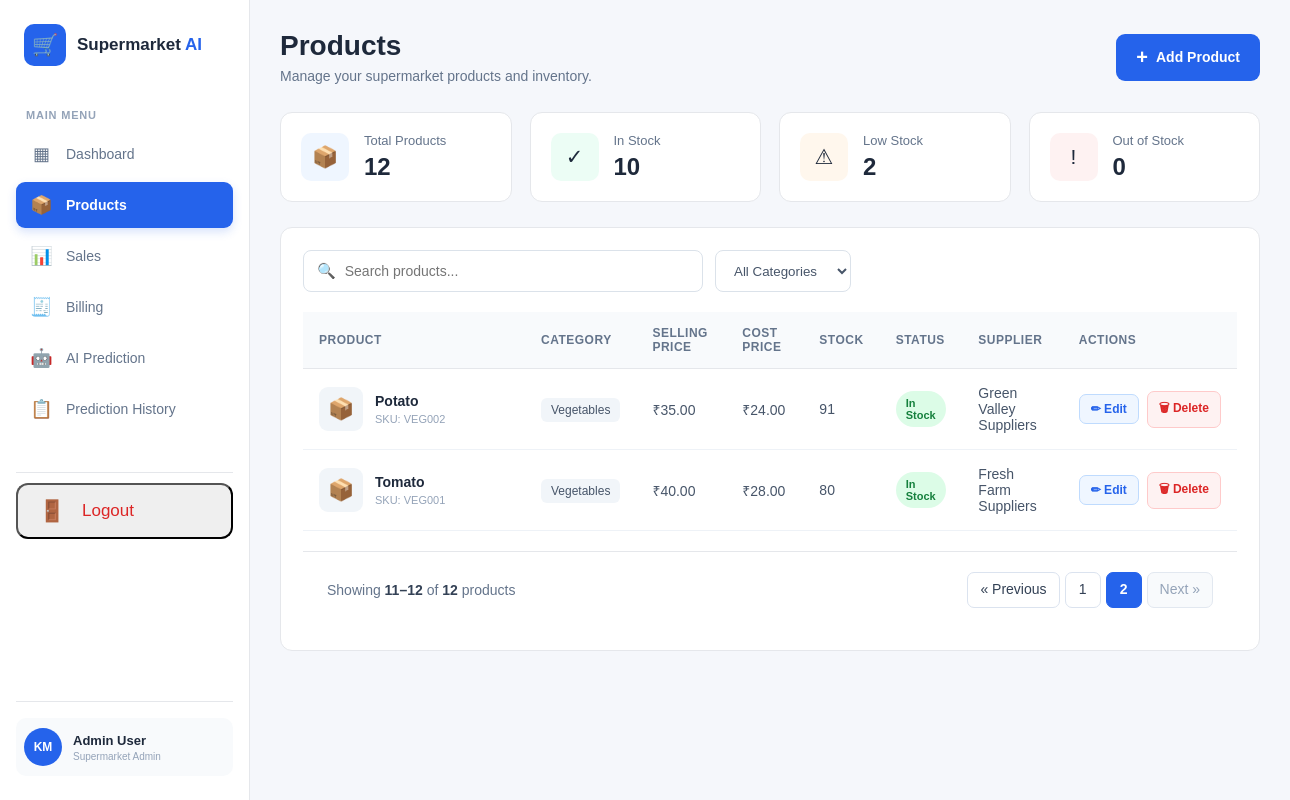
The page /products/?page=2&search=&category= (signed in) on the database its author committed.
### store/models.py (models this page shows, shortened)
class Product(models.Model):
    CATEGORY_CHOICES = [
        ("Vegetables", "Vegetables"),
        ("Dairy", "Dairy"),
        ("Grocery", "Grocery"),
        ("Bakery", "Bakery"),
        ("Beverages", "Beverages"),
        ("Snacks", "Snacks"),
        ("Personal Care", "Personal Care"),
        ("Household", "Household"),
    ]
    name = models.CharField(max_length=100)
    sku = models.CharField(max_length=50, unique=True)
    category = models.CharField(
        max_length=50,
        choices=CATEGORY_CHOICES
    )
    price = models.DecimalField(
        max_digits=10,
        decimal_places=2,
        validators=[MinValueValidator(Decimal("0.00"))]
    )
    cost_price = models.DecimalField(
        max_digits=10,
        decimal_places=2,
        default=Decimal("0.00"),
        validators=[MinValueValidator(Decimal("0.00"))]
    )
    stock = models.PositiveIntegerField(default=0)
    min_stock = models.PositiveIntegerField(default=10)
    supplier = models.CharField(max_length=100, blank=True)
    created_at = models.DateTimeField(auto_now_add=True)
    updated_at = models.DateTimeField(auto_now=True)

### store/views.py (the view)
# urls.py: path("products/", views.products, name="products"),
@admin_required
def products(request):
    product_list = Product.objects.all().order_by("-created_at")
    search_query = request.GET.get("search", "").strip()
    selected_category = request.GET.get("category", "").strip()
    if search_query:
        product_list = product_list.filter(
            Q(name__icontains=search_query) | Q(sku__icontains=search_query)
        )
    valid_categories = [value for value, label in Product.CATEGORY_CHOICES]
    if selected_category in valid_categories:
        product_list = product_list.filter(category=selected_category)
    else:
        selected_category = ""
    all_products = Product.objects.all()
    paginator = Paginator(product_list, 10)
    page_obj = paginator.get_page(request.GET.get("page"))
    return render(request, "products.html", {
        "products": page_obj.object_list,
        "page_obj": page_obj,
        "paginator": paginator,
        "categories": valid_categories,
        "selected_category": selected_category,
        "search_query": search_query,
        "total_products": all_products.count(),
        "in_stock": all_products.filter(stock__gt=F("min_stock")).count(),
        "low_stock": all_products.filter(stock__gt=0, stock__lte=F("min_stock")).count(),
        "out_of_stock": all_products.filter(stock=0).count(),
    })

### store/templates/products.html (shortened to what this page needs)
{% load static %}
<!DOCTYPE html>
<html lang="en">
<head>
    <link rel="stylesheet"
          href="{% static 'css/products.css' %}">
</head>
<body>
<div class="page-layout">
    {% include 'sidebar.html' %}
    <main class="main-content">
        <header class="top-header">
            <div>
                <h1>
                    Products
                </h1>
                <p>
                    Manage your supermarket products and inventory.
                </p>
            </div>
            <button
                type="button"
                class="add-product-btn"
                onclick="openAddModal()">
                <span>+</span>
                Add Product
            </button>
        </header>
        <section class="summary-section">
            <div class="summary-card">
                <div class="summary-icon blue">
                    📦
                </div>
                <div>
                    <p>
                        Total Products
                    </p>
                    <h2 id="totalProducts">
                        {{ total_products }}
                    </h2>
                </div>
            </div>
            <div class="summary-card">
                <div class="summary-icon green">
                    ✓
                </div>
                <div>
                    <p>
                        In Stock
                    </p>
                    <h2 id="inStock">
                        {{ in_stock }}
                    </h2>
                </div>
            </div>
            <div class="summary-card">
                <div class="summary-icon orange">
                    ⚠
                </div>
                <div>
                    <p>
                        Low Stock
                    </p>
                    <h2 id="lowStock">
                        {{ low_stock }}
                    </h2>
                </div>
            </div>
            <div class="summary-card">
                <div class="summary-icon red">
                    !
                </div>
                <div>
                    <p>
                        Out of Stock
                    </p>
                    <h2 id="outOfStock">
                        {{ out_of_stock }}
                    </h2>
                </div>
            </div>
        </section>
        <section class="products-section">
            <div class="product-toolbar">
                <div class="search-box">
                    <span>
                        🔍
                    </span>
                    <input
                        type="text"
                        id="searchInput"
                        placeholder="Search products..."
                        onkeyup="filterProducts()">
                </div>
                <select
                    id="categoryFilter"
                    onchange="filterProducts()">
                    <option value="all">
                        All Categories
                    </option>
                </select>
            </div>
            <div class="product-table-container">
                <table class="product-table">
                    <thead>
                    <tr>
                        <th>
                            Product
                        </th>
                        <th>
                            Category
                        </th>
                        <th>
                            Selling Price
                        </th>
                        <th>
                            Cost Price
                        </th>
                        <th>
                            Stock
                        </th>
                        <th>
                            Status
                        </th>
                        <th>
                            Supplier
                        </th>
                        <th>
                            Actions
                        </th>
                    </tr>
                    </thead>
                    <tbody id="productTableBody">
                    {% for product in products %}
                    <tr
                        class="product-row"
                        data-name="{{ product.name|lower }}"
                        data-category="{{ product.category|default:''|lower }}"
                        data-id="{{ product.id }}">
                        <td>
                            <div class="product-info">
                                <div class="product-image">
                                    📦
                                </div>
                                <div>
                                    <strong>
                                        {{ product.name }}
                                    </strong>
                                    <span>
                                        SKU: {{ product.sku }}
                                    </span>
                                </div>
                            </div>
                        </td>
                        <td>
                            <span class="category">
                                {{ product.category|default:"-" }}
                            </span>
                        </td>
                        <td>
                            ₹{{ product.price }}
                        </td>
                        <td>
                            ₹{{ product.cost_price }}
                        </td>
                        <td>
                            {{ product.stock }}
                        </td>
                        <td>
                            {% if product.stock == 0 %}
                                <span class="status out-stock">
                                    Out of Stock
                                </span>
                            {% elif product.stock <= product.min_stock %}
                                <span class="status low-stock">
                                    Low Stock
                                </span>
                            {% else %}
                                <span class="status in-stock">
                                    In Stock
                                </span>
                            {% endif %}
                        </td>
                        <td>
                            {{ product.supplier|default:"-" }}
                        </td>
                        <td>
                            <div class="action-buttons">
                                <button
                                    type="button"
                                    class="edit-btn"
                                    onclick="openEditModal(
                                        '{{ product.id }}',
                                        '{{ product.name|escapejs }}',
                                        '{{ product.sku|escapejs }}',
                                        '{{ product.category|default:''|escapejs }}',
                                        '{{ product.price }}',
                                        '{{ product.cost_price }}',
                                        '{{ product.stock }}',
                                        '{{ product.min_stock }}',
                                        '{{ product.supplier|default:''|escapejs }}'
                                    )">
                                    ✏ Edit
                                </button>
                                <button
                                    type="button"
                                    class="delete-btn"
                                    onclick="openDeleteModal(
                                        '{{ product.id }}',
                                        '{{ product.name|escapejs }}'
                                    )">
                                    🗑 Delete
                                </button>
                            </div>
                        </td>
                    </tr>
                    {% endfor %}
                    </tbody>
                </table>
            </div>
<div class="pagination">
    <div class="pagination-info">
        Showing
        <strong>
            {% if page_obj.paginator.count %}
                {{ page_obj.start_index }}–{{ page_obj.end_index }}
            {% else %}
                0
            {% endif %}
        </strong>
        of <strong>{{ page_obj.paginator.count }}</strong> products
    </div>
    <div class="page-buttons">
        {% if page_obj.has_previous %}
            <a class="page-link"
               href="?page={{ page_obj.previous_page_number }}&search={{ search_query|urlencode }}&category={{ selected_category|urlencode }}">
                &laquo; Previous
            </a>
        {% else %}
            <span class="page-link disabled">&laquo; Previous</span>
        {% endif %}
        {% for num in page_obj.paginator.page_range %}
            {% if page_obj.number == num %}
                <span class="page-active">{{ num }}</span>
            {% elif num > page_obj.number|add:"-3" and num < page_obj.number|add:"3" %}
                <a class="page-link"
                   href="?page={{ num }}&search={{ search_query|urlencode }}&category={{ selected_category|urlencode }}">
                    {{ num }}
                </a>
            {% endif %}
        {% endfor %}
        {% if page_obj.has_next %}
            <a class="page-link"
               href="?page={{ page_obj.next_page_number }}&search={{ search_query|urlencode }}&category={{ selected_category|urlencode }}">
                Next &raquo;
            </a>
        {% else %}
            <span class="page-link disabled">Next &raquo;</span>
        {% endif %}
    </div>
</div>
        </section>
    </main>
</div>
</body>
</html>

### rows shown on the page
Product: name "Potato", sku "VEG002", category "Vegetables", price "35.00", cost_price "24.00", stock "91", min_stock "In Stock", supplier "Green Valley Suppliers"
Product: name "Tomato", sku "VEG001", category "Vegetables", price "40.00", cost_price "28.00", stock "80", min_stock "In Stock", supplier "Fresh Farm Suppliers"

### other values the page prints
{{ total_products }} "12"
{{ in_stock }} "10"
{{ low_stock }} "2"
{{ out_of_stock }} "0"
{{ page_obj.start_index }} "11"
{{ page_obj.end_index }} "12"
{{ page_obj.paginator.count }} "12"
{{ num }} "1"
{{ num }} "2"
